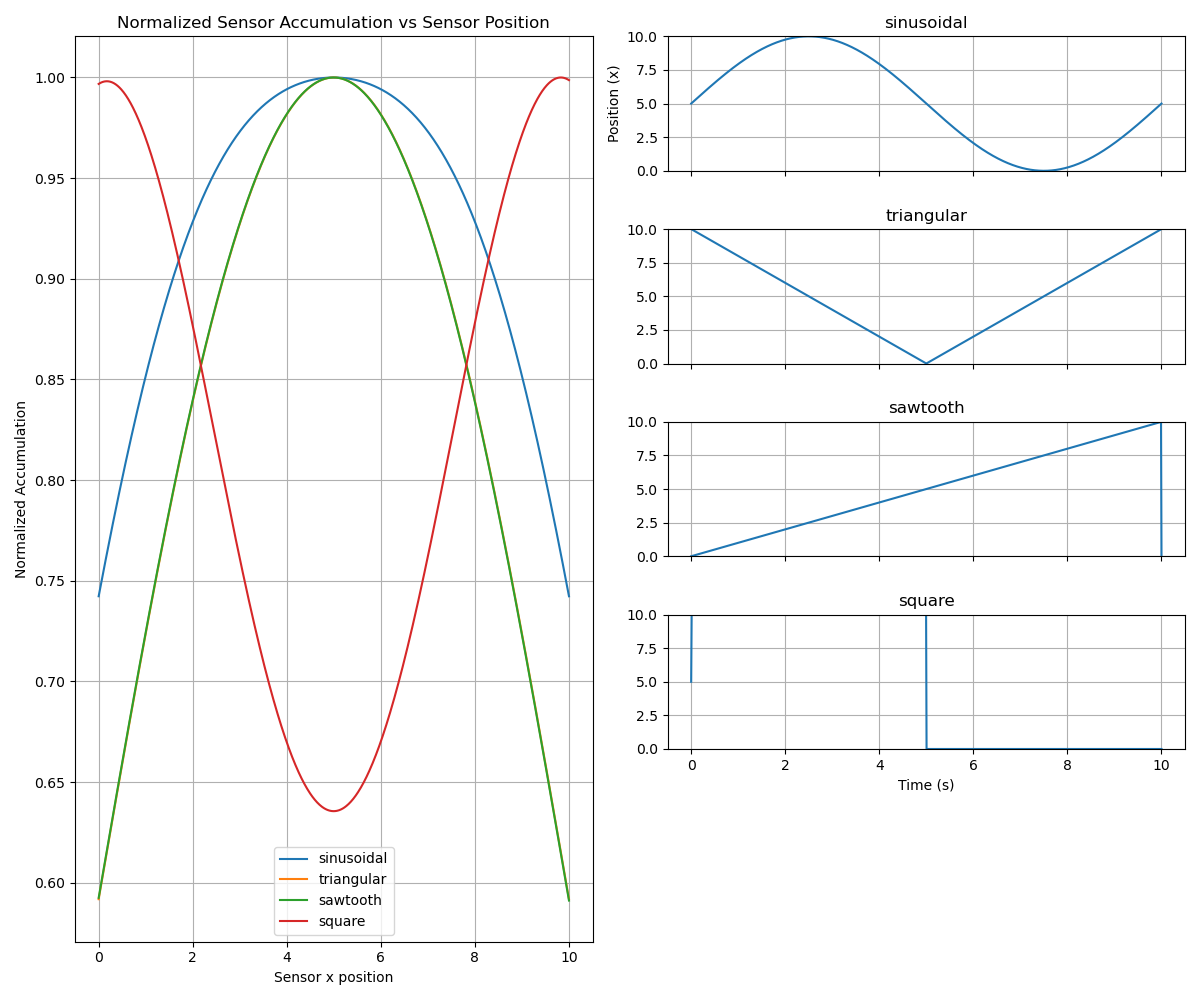

Write the Python code that produced this figure.
import numpy as np
import matplotlib.pyplot as plt
import math as m

# Constants
wind_speed = 10.0
sensor_distance = 10.0
run_time = 10.0 # seconds
power = 10
time_period = 10.0 # seconds
frequency = 1.0 / time_period  # Frequency in Hz (cycles per second)

def fan_base_position(t, omega=1.0, waveform="sinusoidal"):
    """
    Returns the position of the fan base at time t for different waveforms.
    omega: angular frequency (default 1.0)
    waveform: type of waveform (sinusoidal, triangular, sawtooth, square)
    """
    if waveform == "sinusoidal":
        return 5 * np.sin(omega * t) + 5
    elif waveform == "triangular":
        return 5 * (2 * np.abs((omega * t / np.pi) % 2 - 1) - 1) + 5
    elif waveform == "sawtooth":
        return 5 * ((omega * t / np.pi) % 2)
    elif waveform == "square":
        return 5 * (np.sign(np.sin(omega * t)) + 1)
    else:
        raise ValueError("Invalid waveform type")

# Simulation parameters
num_sensors = 1000
x_sensors = np.linspace(0, 10, num_sensors)
y_sensor = sensor_distance
dt = 0.01
times = np.arange(0, run_time, dt)
omega = 2 * np.pi * frequency # Calculate omega from frequency
waveforms = ["sinusoidal", "triangular", "sawtooth", "square"]

# Initialize accumulators for each sensor
accumulators = np.zeros(num_sensors)
wind_vector = np.array([0, wind_speed])

if __name__ == "__main__":
    fig = plt.figure(figsize=(12, 10))
    gs = fig.add_gridspec(5, 2)
    
    # Sensor accumulation plot (left column, spans all rows)
    ax1 = fig.add_subplot(gs[:, 0])
    
    # Create 4 subplots for fan base positions (right column)
    ax2 = fig.add_subplot(gs[0, 1])
    ax3 = fig.add_subplot(gs[1, 1])
    ax4 = fig.add_subplot(gs[2, 1])
    ax5 = fig.add_subplot(gs[3, 1])
    
    fan_axes = [ax2, ax3, ax4, ax5]
    
    for i, waveform in enumerate(waveforms):
        # Initialize accumulators for each sensor
        accumulators = np.zeros(num_sensors)

        for t_step in times: # Renamed t to t_step to avoid conflict with fan_base_position's t parameter
            fan_x = fan_base_position(t_step, omega=omega, waveform=waveform)
            fan_pos = np.array([fan_x, 0])

            # Vectorized computation for all sensors at once
            sensor_positions = np.stack((x_sensors, np.full_like(x_sensors, y_sensor)), axis=1)
            r = sensor_positions - fan_pos
            # Compute distance from fan to each sensor
            r_norms = np.linalg.norm(r, axis=1)
            # Compute projection of wind on the direction of r (angle effect)
            dot_products = (wind_vector[1] * r[:, 1]) / r_norms
            # Accumulate (dot_product ** power) * dt for each sensor
            accumulators += (dot_products ** power) * dt

        # Normalize the accumulators (by max value for now)
        current_max_abs = np.max(np.abs(accumulators))
        if current_max_abs > 1e-9: # Avoid division by zero or very small numbers
            accumulators /= current_max_abs
        else:
            accumulators = np.zeros_like(accumulators) # Set to zero if all values are tiny
            
        ax1.plot(x_sensors, accumulators, label=f"{waveform}")
        
        # Plot fan base position in its own subplot
        t_plot = np.linspace(0, run_time, 1000)
        fan_positions = fan_base_position(t_plot, omega=omega, waveform=waveform)
        fan_axes[i].plot(t_plot, fan_positions)
        fan_axes[i].set_title(f"{waveform}")
        fan_axes[i].set_ylim(0, 10)
        fan_axes[i].grid()
        
        # Only show xlabel on bottom plot
        if i == len(waveforms) - 1:
            fan_axes[i].set_xlabel("Time (s)")
        else:
            fan_axes[i].set_xticklabels([])
        
        # Show ylabel only on first plot
        if i == 0:
            fan_axes[i].set_ylabel("Position (x)")

    ax1.set_title("Normalized Sensor Accumulation vs Sensor Position")
    ax1.set_xlabel("Sensor x position")
    ax1.set_ylabel("Normalized Accumulation")
    ax1.grid()
    ax1.legend()

    plt.tight_layout()
    plt.savefig("maximum_wind_problem/sim.png")